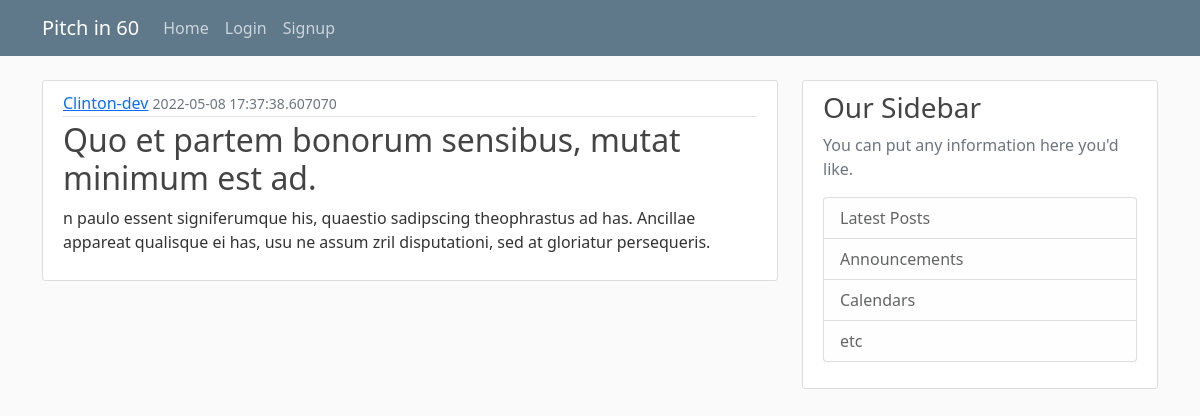
Before: /pitch/10 with the older database file.
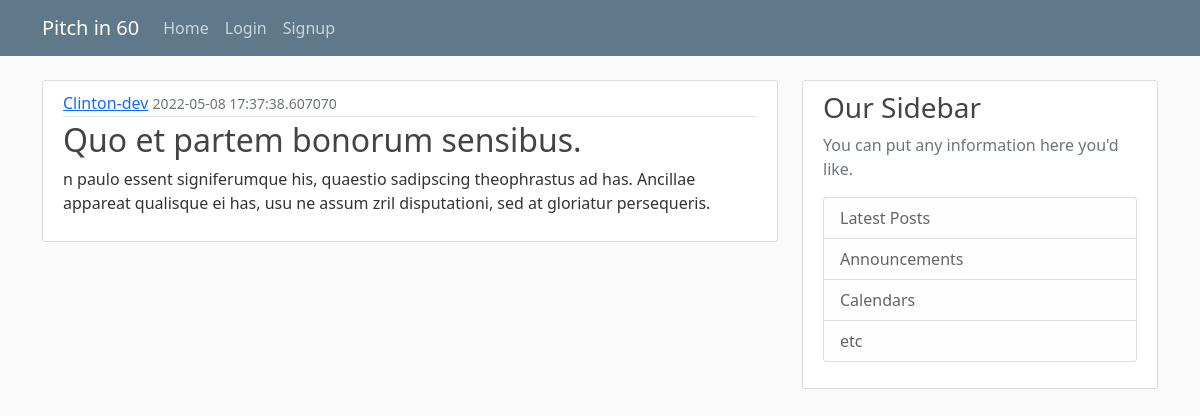
After: the same page with the newer database file.
### pitch/models.py (models this page shows, shortened)
class Pitch(db.Model):
    id = db.Column(db.Integer, primary_key=True)
    title = db.Column(db.String(100), nullable=False)
    date_posted = db.Column(db.DateTime, nullable=False, default=datetime.utcnow)
    content = db.Column(db.Text, nullable=False)
    user_id = db.Column(db.Integer, db.ForeignKey('user.id'), nullable=False)

### pitch/pitches/routes.py (the view)
@pitches.route("/pitch/<int:pitch_id>")
def pitch(pitch_id):
    pitch = Pitch.query.get(pitch_id)
    return render_template("pitch.html", title="New pitch", pitch = pitch)

### pitch/templates/pitch.html (shortened to what this page needs)
{% extends "layout.html" %}
{% block content %}
        <article class="media content-section">
          <div class="media-body">
            <div class="article-metadata">
              <a class="mr-2" href="#">{{ pitch.author.username }}</a>
              <small class="text-muted">{{ pitch.date_posted }}</small>
            </div>
            <h2>{{ pitch.title}}</h2>
            <p class="article-content">{{ pitch.content }}</p>
          </div>
        </article>
{% endblock content%}

Changed rows visible on the page:
changed Pitch: title "Quo et partem bonorum sensibus, mutat minimum est ad." → "Quo et partem bonorum sensibus."
